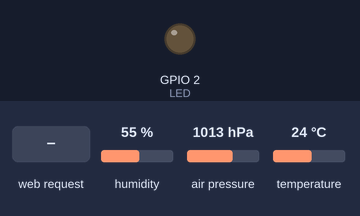
Recording of a sketch running on a simulated ESP8266 (NodeMCU). Parts: output pins drawn as LEDs (lit = HIGH). The test bench sets the inputs (shaded band); at power-on: humidity 55 %, air pressure 1013 hPa, temperature 24 °C. WiFi joins after 1.5 s; servers stay silent unless stated; what the sketch prints to the serial monitor is not drawn.

Above: at 2.7 s.
2.8 s: HTTP request GET /readADC received
At 3.5 s:
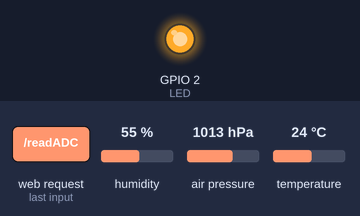
Timing chart, 0 to 5.8 s (numbered marks = the images above; inputs shaded):
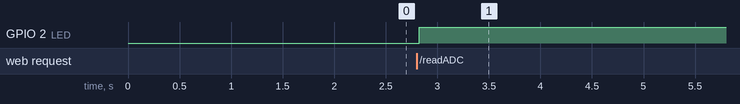

The sketch:

Birat.ino
```cpp
#include <ESP8266WiFi.h>
#include <WiFiClient.h>
#include <ESP8266WebServer.h>
#include <Wire.h>
#include <Adafruit_BMP085.h>
#include <DHT.h>    // Include the DHT library

#include "index.h" // Our HTML webpage contents with javascripts

#define LED 2        // On board LED
#define DHTpin 0     // D3 of NodeMCU is GPIO0

DHT dht(DHTpin, DHT11); // Initialize DHT object for DHT11 sensor
Adafruit_BMP085 bmp;

// SSID and Password of your WiFi router
const char* ssid = "Public High School";
const char* password = "PHSdharan12";

ESP8266WebServer server(80); // Server on port 80

void handleRoot() {
  String s = MAIN_page;
  server.send(200, "text/html", s);
}

float humidity, temperature;

void handleADC() {
  int a = analogRead(A0);
  int altitude = bmp.readAltitude();
  int pressure = bmp.readPressure();

  humidity = dht.readHumidity();      // Read humidity from DHT sensor
  temperature = dht.readTemperature(); // Read temperature from DHT sensor

  String data = "{\"Pressure\":\"" + String(pressure) + "\", \"Altitude\":\"" + String(altitude) + "\", \"Temperature\":\"" + String(temperature) + "\", \"Humidity\":\"" + String(humidity) + "\"}";

  digitalWrite(LED, !digitalRead(LED));
  server.send(200, "text/plain", data);
}

void setup() {
  Serial.begin(115200);
  Serial.println();

  dht.begin(); // Initialize the DHT sensor

  if (!bmp.begin()) {
    Serial.println("Could not find a valid BMP085 sensor, check wiring!");
    while (1) {}
  }

  WiFi.begin(ssid, password);
  Serial.println();

  pinMode(LED, OUTPUT);
  delay(1000);

  while (WiFi.status() != WL_CONNECTED) {
    delay(500);
    Serial.print(".");
  }

  Serial.println("");
  Serial.print("Connected to ");
  Serial.println(ssid);
  Serial.print("IP address: ");
  Serial.println(WiFi.localIP());

  server.on("/", handleRoot);
  server.on("/readADC", handleADC);

  server.begin();
  Serial.println("HTTP server started");

  Serial.print("WiFi Status: ");
Serial.println(WiFi.status());
Serial.print("IP address: ");
Serial.println(WiFi.localIP());
}

void loop() {
  server.handleClient();
}
```

index.h
```cpp
const char MAIN_page[] PROGMEM = R"=====(
<!doctype html>
<html>

<head>
  <title>E-cube DashBoard/</title>
  <!--For offline ESP graphs see this tutorial https://circuits4you.com/2018/03/10/esp8266-jquery-and-ajax-web-server/ -->
  <script src = "https://cdnjs.cloudflare.com/ajax/libs/Chart.js/2.7.3/Chart.min.js"></script>
  <style>
  canvas{
    -moz-user-select: none;
    -webkit-user-select: none;
    -ms-user-select: none;
  }

  /* Data Table Styling */
  #dataTable {
    font-family: "Trebuchet MS", Arial, Helvetica, sans-serif;
    border-collapse: collapse;
    width: 100%;
  }

  #dataTable td, #dataTable th {
    border: 1px solid #ddd;
    padding: 8px;
  }

  #dataTable tr:nth-child(even){background-color: #f2f2f2;}

  #dataTable tr:hover {background-color: #ddd;}

  #dataTable th {
    padding-top: 12px;
    padding-bottom: 12px;
    text-align: left;
    background-color: #ed1c24;
    color: white;
  }
  </style>
</head>

<body>
    <div style="text-align:center;"><b>E-CUBE DashBoard</b><br>Everest Satellite</div>
    <div class="chart-container" position: relative; height:350px; width:100%">
        <canvas id="Chart" width="400" height="400"></canvas>
    </div>
<div>
  <table id="dataTable">
    <tr><th>Time</th><th>Altitude (m)</th><th>Pressure (pa)</th><th>Temperaure (&deg;C)</th><th>Humidity (%)</th></tr>
  </table>
</div>
<br>
<br>

<script>
//Graphs visit: https://www.chartjs.org
var ADCvalues = [];
var Tvalues = [];
var Hvalues = [];
var timeStamp = [];
var pressure = [];

function showGraph()
{
    var ctx = document.getElementById("Chart").getContext('2d');
    var Chart2 = new Chart(ctx, {
        type: 'line',
        data: {
            labels: timeStamp,  //Bottom Labeling
            datasets: [{
                label: "Altitude",
                fill: false,  //Try with true
                backgroundColor: 'rgba( 243,18, 156 , 1)', //Dot marker color
                borderColor: 'rgba( 243, 18, 156 , 1)', //Graph Line Color
                data: ADCvalues,
            },{
                label: "Temperature",
                fill: false,  //Try with true
                backgroundColor: 'rgba( 243, 156, 18 , 1)', //Dot marker color
                borderColor: 'rgba( 243, 156, 18 , 1)', //Graph Line Color
                data: Tvalues,
            },
            {
                label: "Humidity",
                fill: false,  //Try with true
                backgroundColor: 'rgba(156, 18, 243 , 1)', //Dot marker color
                borderColor: 'rgba(156, 18, 243 , 1)', //Graph Line Color
                data: Hvalues,
            }],
        },
        options: {
            title: {
                    display: true,
                    text: "ECube"
                },
            maintainAspectRatio: false,
            elements: {
            line: {
                    tension: 0.5 //Smoothening (Curved) of data lines
                }
            },
            scales: {
                    yAxes: [{
                        ticks: {
                            beginAtZero:true
                        }
                    }]
            }
        }
    });

}

//On Page load show graphs
window.onload = function() {
  console.log(new Date().toLocaleTimeString());
};

//Ajax script to get ADC voltage at every 5 Seconds
//Read This tutorial https://circuits4you.com/2018/02/04/esp8266-ajax-update-part-of-web-page-without-refreshing/

setInterval(function() {
  // Call a function repetatively with 5 Second interval
  getData();
}, 200); //5000mSeconds update rate

function getData() {
  var xhttp = new XMLHttpRequest();
  xhttp.onreadystatechange = function() {
    if (this.readyState == 4 && this.status == 200) {
     //Push the data in array
  var time = new Date().toLocaleTimeString();
  var txt = this.responseText;
  var obj = JSON.parse(txt); //Ref: https://www.w3schools.com/js/js_json_parse.asp
      ADCvalues.push(obj.Altitude);
      Tvalues.push(obj.Temperature);
      Hvalues.push(obj.Humidity);
      timeStamp.push(time);
      showGraph();  //Update Graphs
  //Update Data Table
    var table = document.getElementById("dataTable");
    var row = table.insertRow(1); //Add after headings
    var cell1 = row.insertCell(0);
    var cell2 = row.insertCell(1);
    var cell3 = row.insertCell(2);
    var cell4 = row.insertCell(3);
    var cell5 = row.insertCell(4);
    cell1.innerHTML = time;
    cell2.innerHTML = obj.Altitude;
    cell3.innerHTML = obj.Pressure;
    cell4.innerHTML = obj.Temperature;
    cell5.innerHTML = obj.Humidity;

    }
  };
  xhttp.open("GET", "readADC", true); //Handle readADC server on ESP8266
  xhttp.send();
}

</script>
</body>

</html>

)=====";
```

Measured:
- after the input at 2.8 s, GPIO 2 (LED): LOW → HIGH at once
